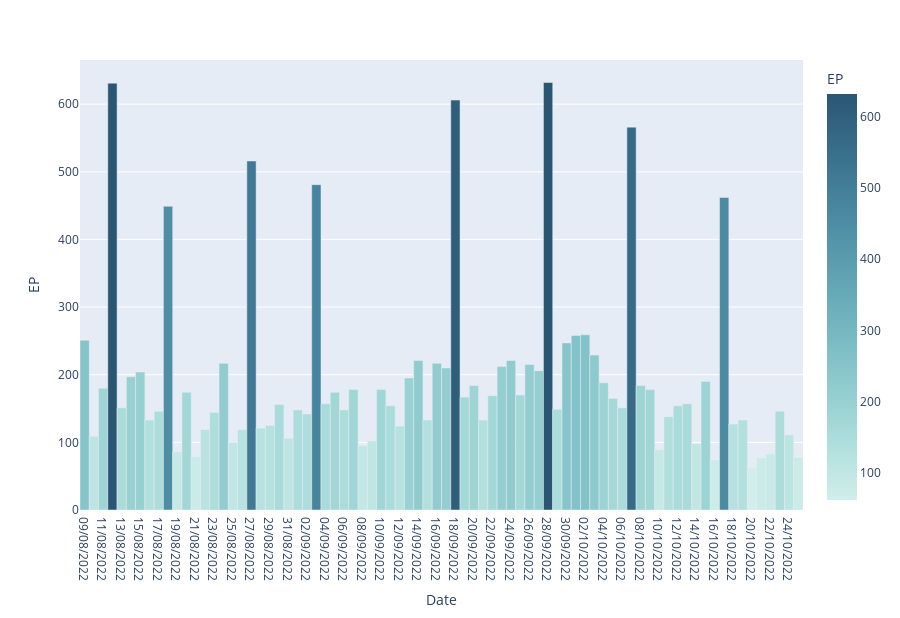

Notebook cell for this chart:
### Markdown cell above
# **FINAL CHART.py**

### Code cell
import plotly.express as px

c = fluchart.copy()

fig = px.bar(c, x='Date', y='EP',
             hover_data=['Date', 'EP'], color='EP', color_continuous_scale=px.colors.sequential.Teal,
             height=618)
             
fig.update_traces(width=1)
fig.show()

### Figure 1 — Plotly figure (JSON) as saved in the notebook; plotly's stock layout.template omitted (floating-point values rounded to 4 significant figures)
{"data": [{"alignmentgroup": "True", "hovertemplate": "Date=%{x}<br>EP=%{marker.color}<extra></extra>", "legendgroup": "", "marker": {"color": [251, 109, 180, 631, 151, 197, 204, 133, 146, 449, 86, 174, 79, 119, 144, 217, 100, 119, 516, 121, 125, 156, 106, 148, 142, 481, 157, 174, 148, 178, 95, 102, 178, 154, 124, 195, 221, 133, 217, 210, 606, 167, 184, 133, 169, 212, 221, 170, 215, 206, 632, 149, 247, 258, 259, 229, 188, 165, 151, 566, 184, 178, 89, 138, 154, 157, 98, 190, 74, 462, 127, 133, 62, 77, 83, 146, 111, 78], "coloraxis": "coloraxis", "pattern": {"shape": ""}}, "name": "", "offsetgroup": "", "orientation": "v", "showlegend": false, "textposition": "auto", "type": "bar", "width": 1, "x": ["09/08/2022", "10/08/2022", "11/08/2022", "12/08/2022", "13/08/2022", "14/08/2022", "15/08/2022", "16/08/2022", "17/08/2022", "18/08/2022", "19/08/2022", "20/08/2022", "21/08/2022", "22/08/2022", "23/08/2022", "24/08/2022", "25/08/2022", "26/08/2022", "27/08/2022", "28/08/2022", "29/08/2022", "30/08/2022", "31/08/2022", "01/09/2022", "02/09/2022", "03/09/2022", "04/09/2022", "05/09/2022", "06/09/2022", "07/09/2022", "08/09/2022", "09/09/2022", "10/09/2022", "11/09/2022", "12/09/2022", "13/09/2022", "14/09/2022", "15/09/2022", "16/09/2022", "17/09/2022", "18/09/2022", "19/09/2022", "20/09/2022", "21/09/2022", "22/09/2022", "23/09/2022", "24/09/2022", "25/09/2022", "26/09/2022", "27/09/2022", "28/09/2022", "29/09/2022", "30/09/2022", "01/10/2022", "02/10/2022", "03/10/2022", "04/10/2022", "05/10/2022", "06/10/2022", "07/10/2022", "08/10/2022", "09/10/2022", "10/10/2022", "11/10/2022", "12/10/2022", "13/10/2022", "14/10/2022", "15/10/2022", "16/10/2022", "17/10/2022", "18/10/2022", "19/10/2022", "20/10/2022", "21/10/2022", "22/10/2022", "23/10/2022", "24/10/2022", "25/10/2022"], "xaxis": "x", "y": [251, 109, 180, 631, 151, 197, 204, 133, 146, 449, 86, 174, 79, 119, 144, 217, 100, 119, 516, 121, 125, 156, 106, 148, 142, 481, 157, 174, 148, 178, 95, 102, 178, 154, 124, 195, 221, 133, 217, 210, 606, 167, 184, 133, 169, 212, 221, 170, 215, 206, 632, 149, 247, 258, 259, 229, 188, 165, 151, 566, 184, 178, 89, 138, 154, 157, 98, 190, 74, 462, 127, 133, 62, 77, 83, 146, 111, 78], "yaxis": "y"}], "layout": {"barmode": "relative", "coloraxis": {"colorbar": {"title": {"text": "EP"}}, "colorscale": [[0, "rgb(209, 238, 234)"], [0.1667, "rgb(168, 219, 217)"], [0.3333, "rgb(133, 196, 201)"], [0.5, "rgb(104, 171, 184)"], [0.6667, "rgb(79, 144, 166)"], [0.8333, "rgb(59, 115, 143)"], [1, "rgb(42, 86, 116)"]]}, "height": 618, "legend": {"tracegroupgap": 0}, "margin": {"t": 60}, "xaxis": {"anchor": "y", "domain": [0, 1], "title": {"text": "Date"}}, "yaxis": {"anchor": "x", "domain": [0, 1], "title": {"text": "EP"}}}}
